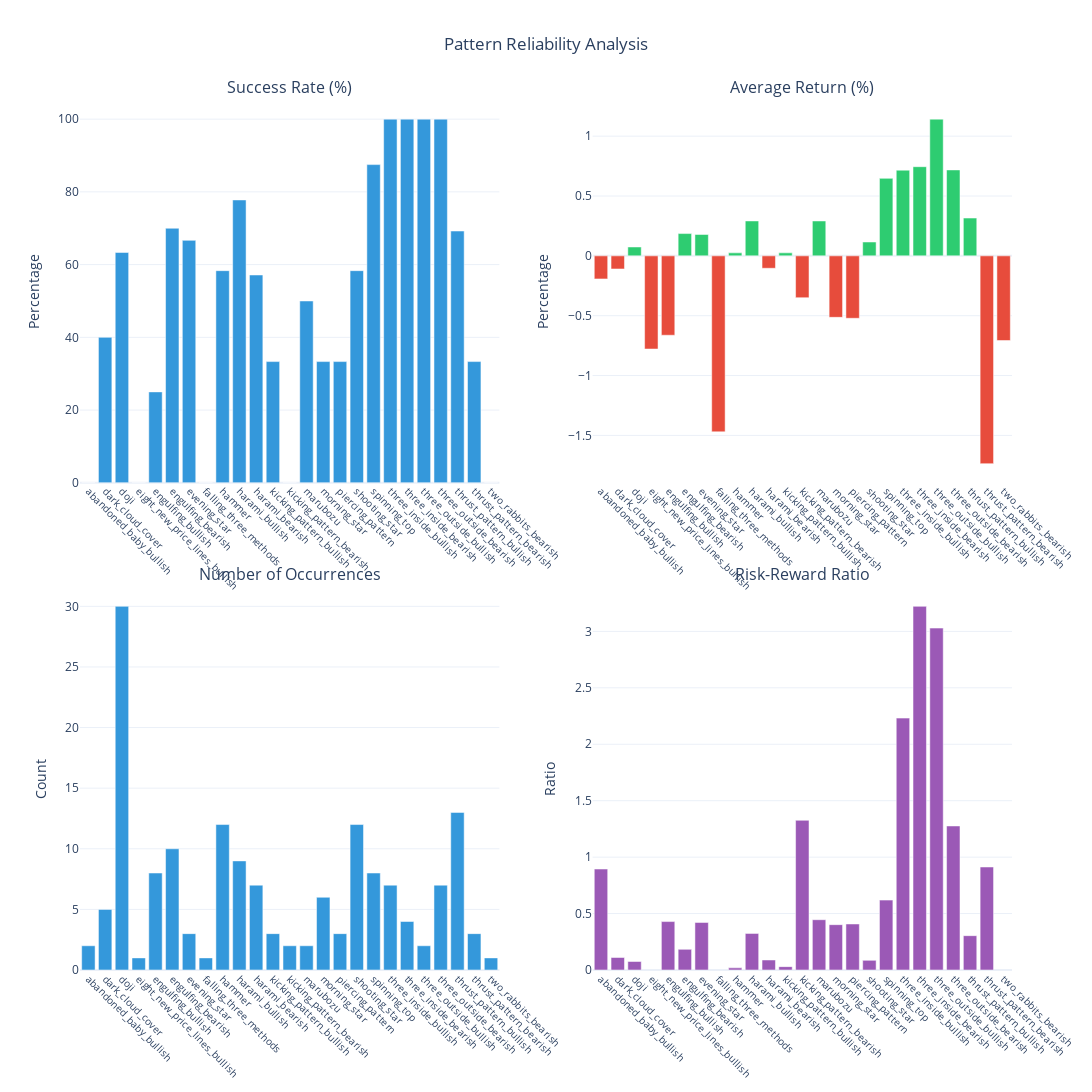
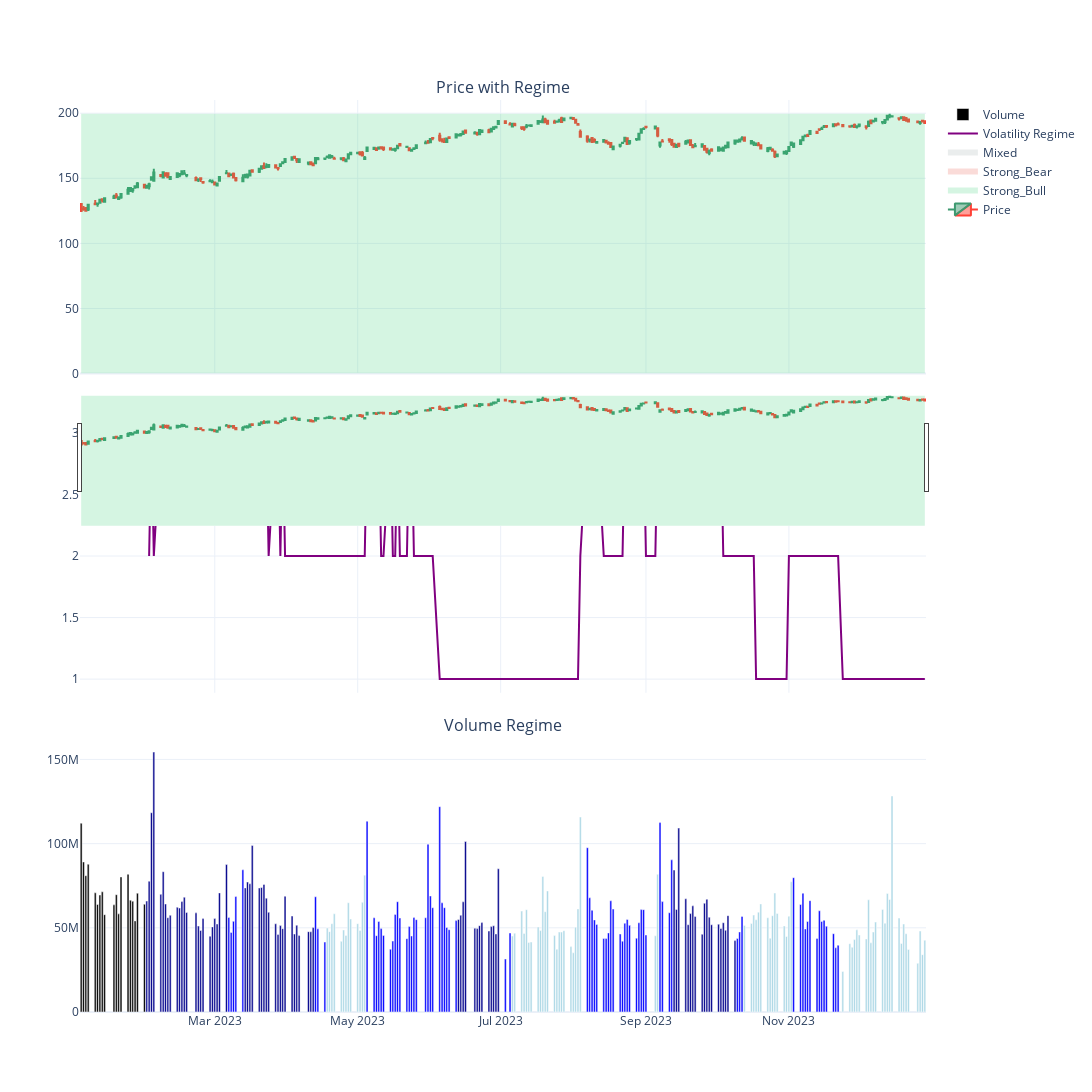
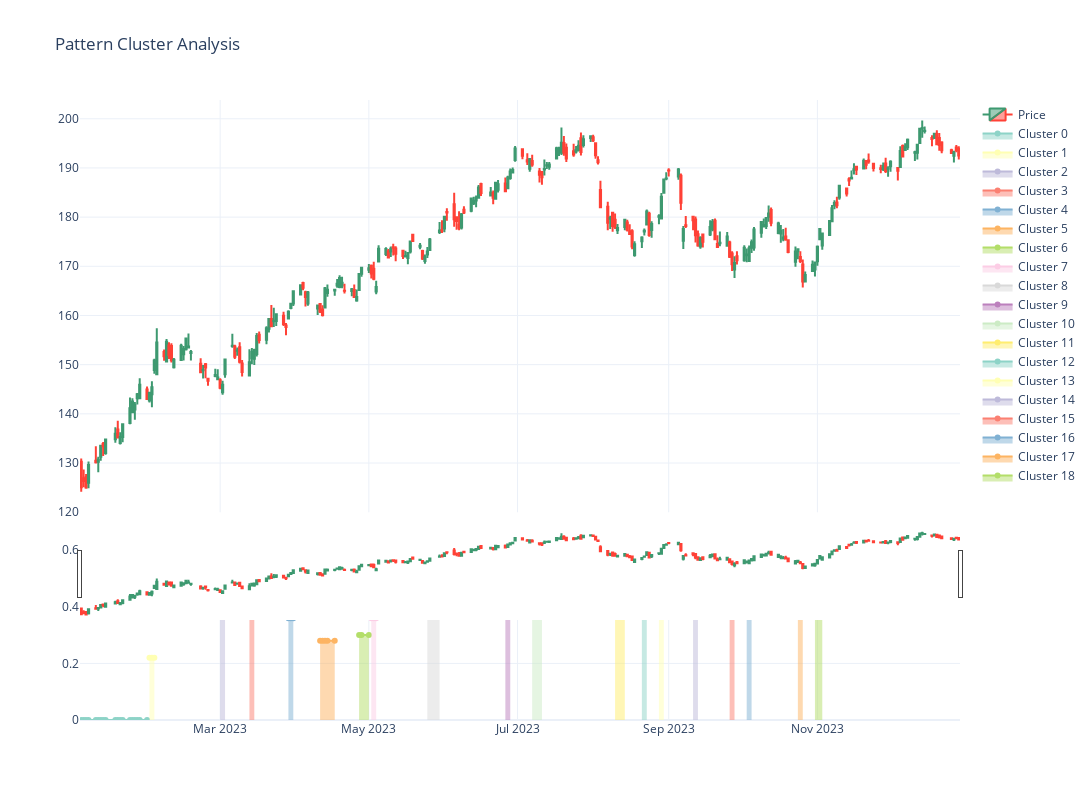
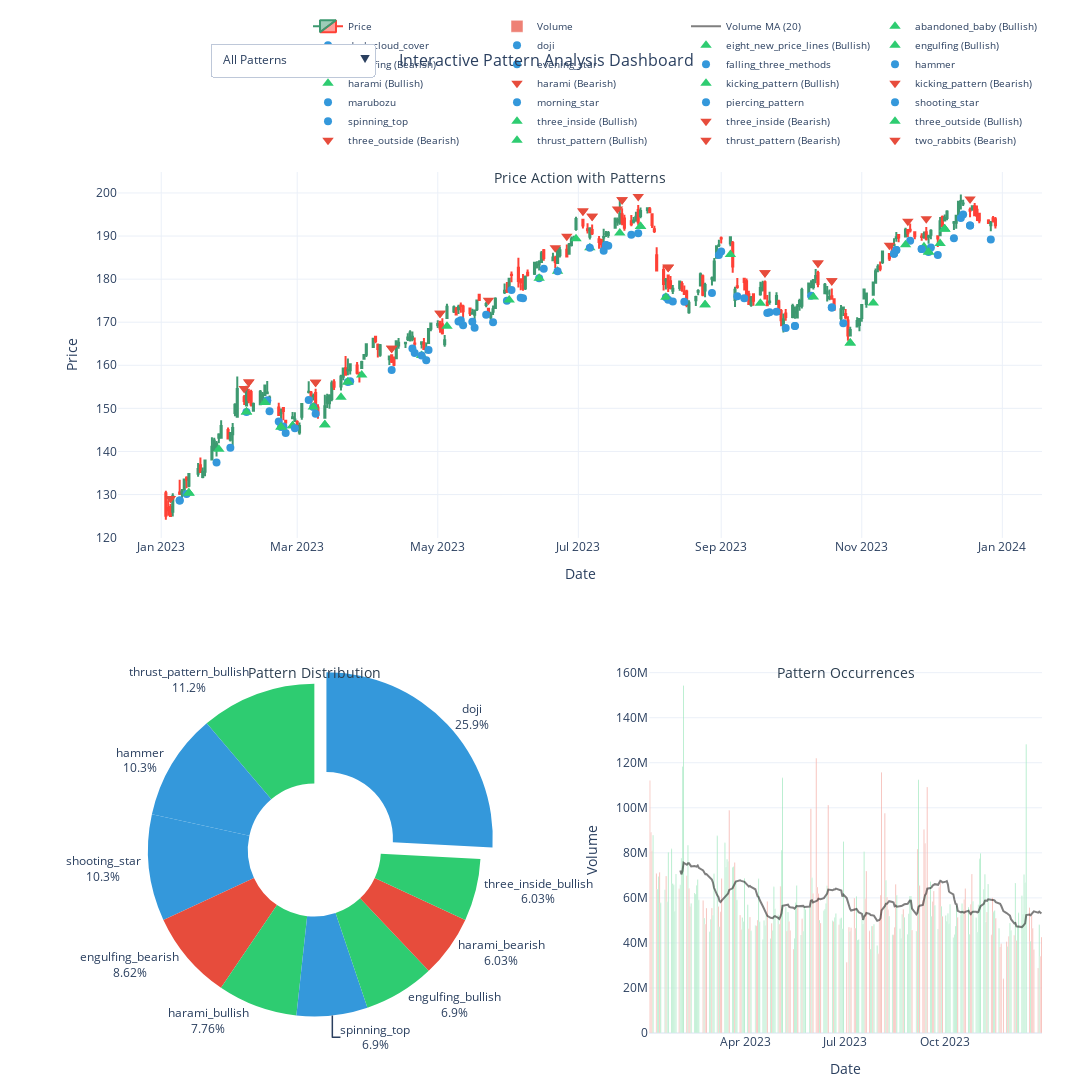

Source (notebook cell) for these figures, in order:
### Code cell
# After the basic candlestick chart, let's add pattern detection

# 1. Detect common candlestick patterns
print("\nDetecting Basic Patterns:")
df = data.copy()
bullish_engulfing, bearish_engulfing = viz.patterns.detect_engulfing(df)
doji = viz.patterns.detect_doji(df)
hammer = viz.patterns.detect_hammer(df)

# Print pattern occurrences
print(f"Bullish Engulfing patterns found: {bullish_engulfing.sum()}")
print(f"Bearish Engulfing patterns found: {bearish_engulfing.sum()}")
print(f"Doji patterns found: {doji.sum()}")
print(f"Hammer patterns found: {hammer.sum()}")

# 2. Create pattern reliability chart
print("\nAnalyzing Pattern Reliability:")
reliability_fig = viz.create_pattern_reliability_chart()
reliability_fig.show()

# 3. Detect market regimes
print("\nAnalyzing Market Regimes:")
regimes = viz.detect_market_regime()
print("\nMarket Regime Distribution:")
print(regimes['combined_regime'].value_counts())

# 4. Create regime visualization
regime_fig = viz.create_regime_visualization()
regime_fig.show()

# 5. Pattern Clustering Analysis
print("\nPerforming Pattern Cluster Analysis:")
cluster_fig = viz.create_pattern_cluster_chart()
cluster_fig.show()

# 6. Create Interactive Dashboard
print("\nCreating Interactive Dashboard:")
dashboard = viz.create_interactive_dashboard()
dashboard.show()

# 7. Multi-timeframe Analysis
# First, get weekly and monthly data
weekly_data = data.resample('W').agg({
    'Open': 'first',
    'High': 'max',
    'Low': 'min',
    'Close': 'last',
    'Volume': 'sum'
})

monthly_data = data.resample('ME').agg({
    'Open': 'first',
    'High': 'max',
    'Low': 'min',
    'Close': 'last',
    'Volume': 'sum'
})

mtf_fig = viz.create_multi_timeframe_chart(
    weekly_df=weekly_data,
    monthly_df=monthly_data
)
mtf_fig.show()

# 8. Customizing Visualization
from specialized_viz import VisualizationConfig

# Create custom configuration
custom_config = VisualizationConfig(
    color_scheme={
        'bullish': '#00ff00',  # Bright green
        'bearish': '#ff0000',  # Bright red
        'neutral': '#0000ff',  # Blue
        'complex': '#800080'   # Purple
    },
    theme='plotly_dark',
    pattern_opacity=0.8
)

# Create new visualizer with custom config
custom_viz = CandlestickVisualizer(data, config=custom_config)
custom_fig = custom_viz.create_candlestick_chart(use_plotly=True)
custom_fig.show()
